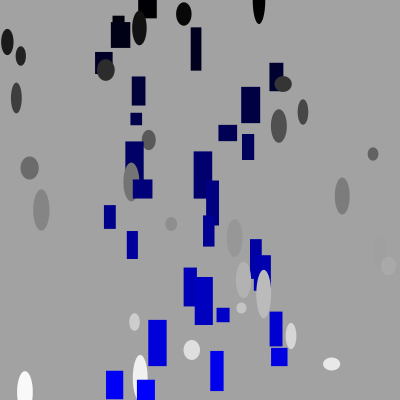
Frame 1 (no input)
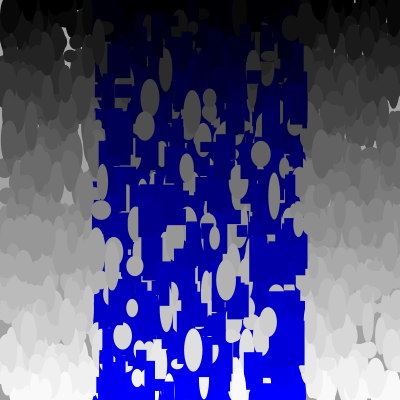
Frame 60 (the mouse pressed at the canvas centre just before this capture)
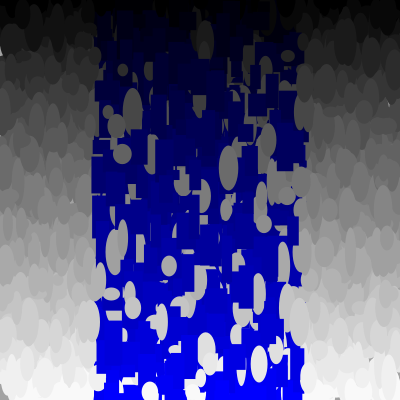
Frame 120 (the mouse held since frame 60 and released just before this capture)

The Processing sketch that drew these frames (run headless with seeded random() and noise(); from frame 60 on, the mouse is pressed at the canvas centre):

// Processing sketch: processing_19789
// ── processing_19789.pde

void setup () {
size(400,400);
colorMode(RGB,400);
background(255);
rectMode(CENTER);
frameRate(10);
}
void draw () {
for(int x=0; x<width; x+=7){
if(x%2==0){
 noStroke();
fill(x);
ellipse(random(1,400), x,random(10,20),random(10,50));
}else{
fill(0,0,x);
 noStroke();
rect(random(100,300),x,random(10,20),random(10,50));
  
}
   
}
}
